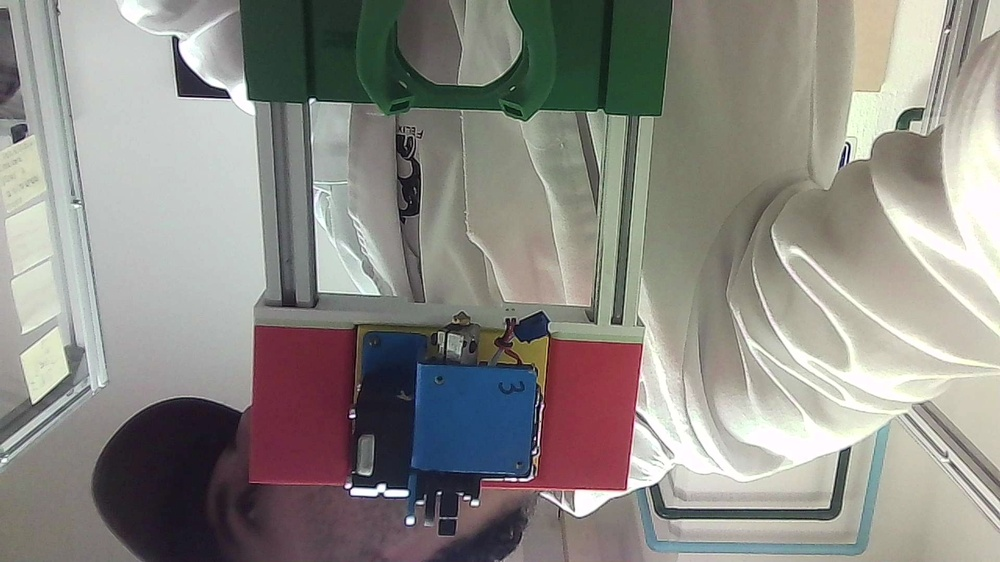
#> input picture FRED_VISION/Images/Photo-1 (1).jpeg, 1000 x 562 px, shrunk from 1920 x 1080 before the run, found by its file name
$ python hough.py
#> lines starting #> are read from the running program, lines starting #| are printed output that depends on the picture; after the words box and inside, x2 and y2 are one past the last pixel; in counts of white or black regions, pixels touching at a corner belong together
import cv2
import numpy as np
import matplotlib.pyplot as plt

# Leer imagen
image = cv2.imread(r"C:\Users\ivand\OneDrive\Escritorio\FRED\FRED_VISION\Images\Photo-1 (1).jpeg")
#> image is the input picture: shape (562, 1000, 3); mean B, G, R 133.3, 138.8, 141

# ROI automático centrado
height, width, _ = image.shape
#> height = 562; width = 1000

roi_y_start = int(height*0.57)
#> roi_y_start = 320
roi_y_end = int(height*0.90)
#> roi_y_end = 505

# Coordenadas horizontales (ancho)
roi_x_start = int(width*0.22)
#> roi_x_start = 220
roi_x_end = int(width*0.65)
#> roi_x_end = 650

cropped_image = image[roi_y_start:roi_y_end, roi_x_start:roi_x_end]
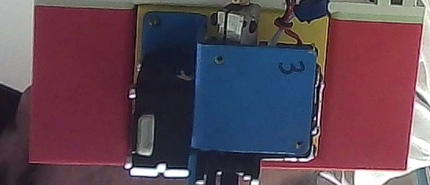
#> cropped_image: shape (185, 430, 3); mean B, G, R 85, 71.5, 95.5

# Procesamiento
gray = cv2.cvtColor(cropped_image, cv2.COLOR_BGR2GRAY)
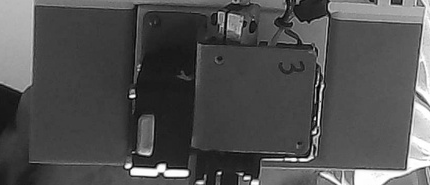
#> gray: shape (185, 430); min 1, max 255, mean 80.3

# Aplicar filtro gaussiano para reducir ruido
blurred = cv2.GaussianBlur(gray, (5, 5), 0)
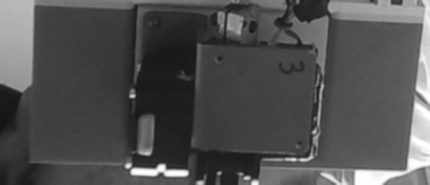
#> blurred: shape (185, 430); min 21, max 254, mean 80.3

# Detección de bordes con parámetros ajustados
edges = cv2.Canny(blurred, 30, 100, apertureSize=3)
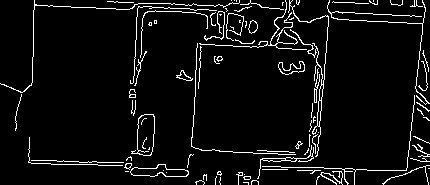
#> edges: shape (185, 430); 5.8% white in thin lines or dots

# Reducir umbral para detectar más líneas
lines = cv2.HoughLines(edges, 1, np.pi/180, 150)  # Umbral reducido de 200 a 80
#> lines = None

output_image = cropped_image.copy()

horizontal_lines = []
vertical_lines = []

if lines is not None:
    for r_theta in lines:
        r, theta = r_theta[0]

        # Convertir theta a grados para mejor comprensión
        angle_deg = np.degrees(theta)

        # Filtrar líneas horizontales (ángulo cerca de 0° o 180°)
        # Tolerancia de ±15 grados para líneas horizontales
        if (angle_deg < 15) or (angle_deg > 165):
            horizontal_lines.append((r, theta))

        # Filtrar líneas verticales (ángulo cerca de 90°)
        # Tolerancia de ±15 grados para líneas verticales
        elif 75 < angle_deg < 105:
            vertical_lines.append((r, theta))

# Dibujar líneas horizontales en rojo
for r, theta in horizontal_lines:
    a = np.cos(theta)
    b = np.sin(theta)
    x0 = a * r
    y0 = b * r
    x1 = int(x0 + 1000 * (-b))
    y1 = int(y0 + 1000 * (a))
    x2 = int(x0 - 1000 * (-b))
    y2 = int(y0 - 1000 * (a))
    cv2.line(output_image, (x1, y1), (x2, y2), (0, 0, 255), 2)  # Rojo

# Dibujar líneas verticales en azul
for r, theta in vertical_lines:
    a = np.cos(theta)
    b = np.sin(theta)
    x0 = a * r
    y0 = b * r
    x1 = int(x0 + 1000 * (-b))
    y1 = int(y0 + 1000 * (a))
    x2 = int(x0 - 1000 * (-b))
    y2 = int(y0 - 1000 * (a))
    cv2.line(output_image, (x1, y1), (x2, y2), (255, 0, 0), 2)  # Azul

# Convertir BGR a RGB para matplotlib
image_rgb = cv2.cvtColor(cropped_image, cv2.COLOR_BGR2RGB)
output_rgb = cv2.cvtColor(output_image, cv2.COLOR_BGR2RGB)
edges_rgb = cv2.cvtColor(edges, cv2.COLOR_GRAY2RGB)
#> edges_rgb: shape (185, 430, 3); 5.8% white in thin lines or dots

# Mostrar con matplotlib
plt.figure(figsize=(18, 6))

plt.subplot(1, 3, 1)
plt.imshow(image_rgb)
plt.title("Imagen original (ROI)")
plt.axis("off")

#plt.imshow(edges_rgb)
#plt.title("Bordes detectados")
#plt.axis("off")

plt.subplot(1, 3, 2)
plt.imshow(output_rgb)
plt.title(f"Líneas detectadas\nHorizontales: {len(horizontal_lines)} (Rojo)\nVerticales: {len(vertical_lines)} (Azul)")
plt.axis("off")

plt.tight_layout()
plt.show()

print(f"Líneas horizontales detectadas: {len(horizontal_lines)}")
print(f"Líneas verticales detectadas: {len(vertical_lines)}")

$ run again, with FRED_VISION/Images/Photo-5.jpeg copied over FRED_VISION/Images/Photo-1 (1).jpeg
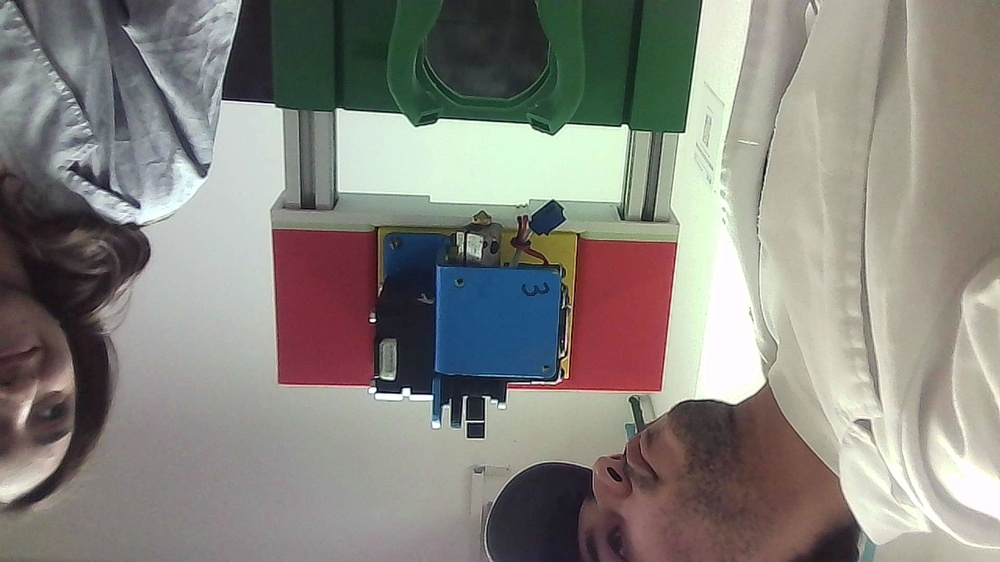
#> input picture FRED_VISION/Images/Photo-5.jpeg, 1000 x 562 px, shrunk from 1920 x 1080 before the run, found by its file name
#> image is the input picture: shape (562, 1000, 3); mean B, G, R 126.9, 133, 135.3
#> `edges = cv2.Canny(blurred, 30, 100, apertureSize=3)`:
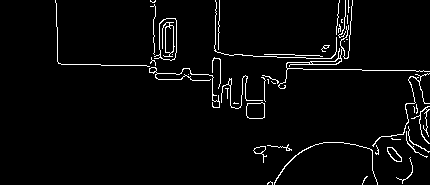
#> edges: shape (185, 430); 3.4% white in thin lines or dots, all inside (x1, y1, x2, y2) = (55, 0, 430, 185)
#> lines = [[63, 1.59]]
#> the loop `for r_theta in lines:` made 1 pass
#> (r, theta, angle_deg) on pass 1: (63, 1.59, 91)
#> after the loop `for r_theta in lines:`: horizontal_lines = []; vertical_lines = [(63, 1.59)]
#> the loop `for r, theta in vertical_lines:` made 1 pass
#> (r, theta, a, b, x0, y0, x1, y1) on pass 1: (63, 1.59, -0.0175, 1, -1.1, 62.99, -1000, 45)
#> after the loop `for r, theta in vertical_lines:`:
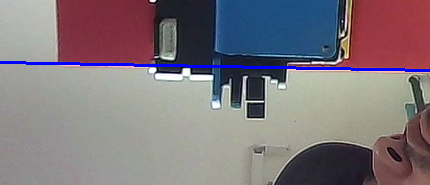
#> output_image: shape (185, 430, 3); mean B, G, R 123.8, 117.7, 127.3
#| Líneas horizontales detectadas: 0
#| Líneas verticales detectadas: 1
